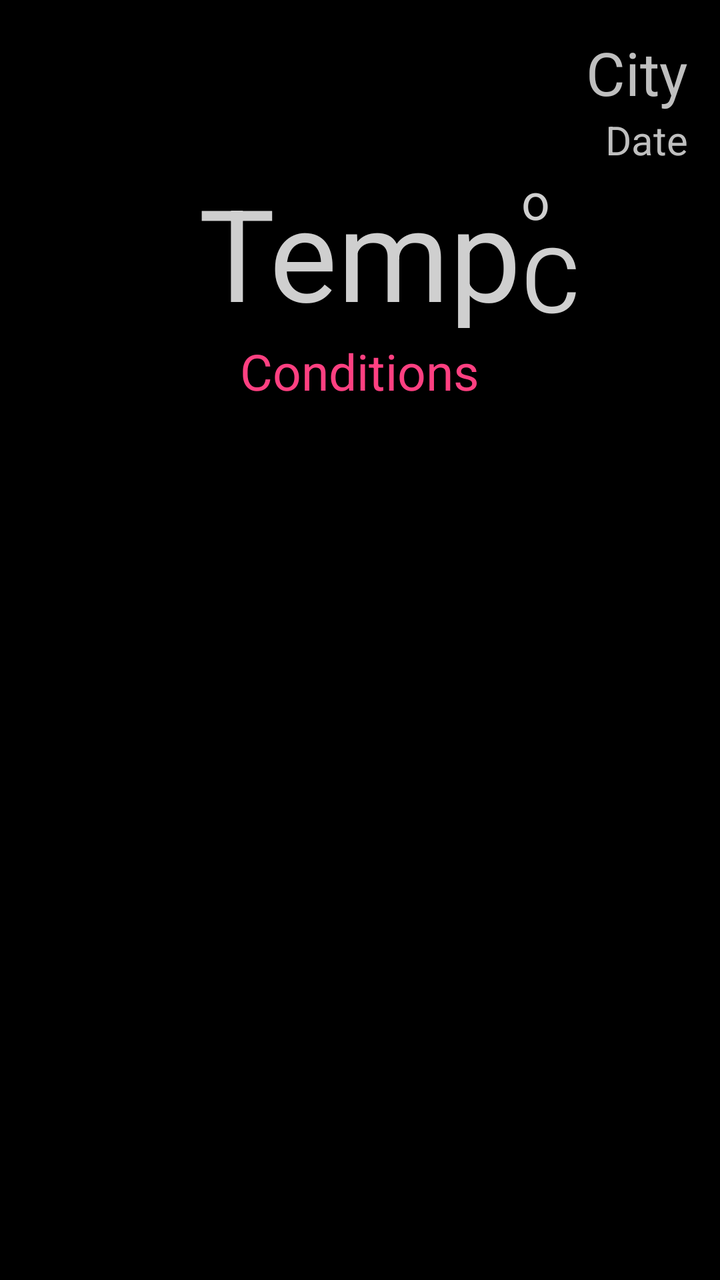
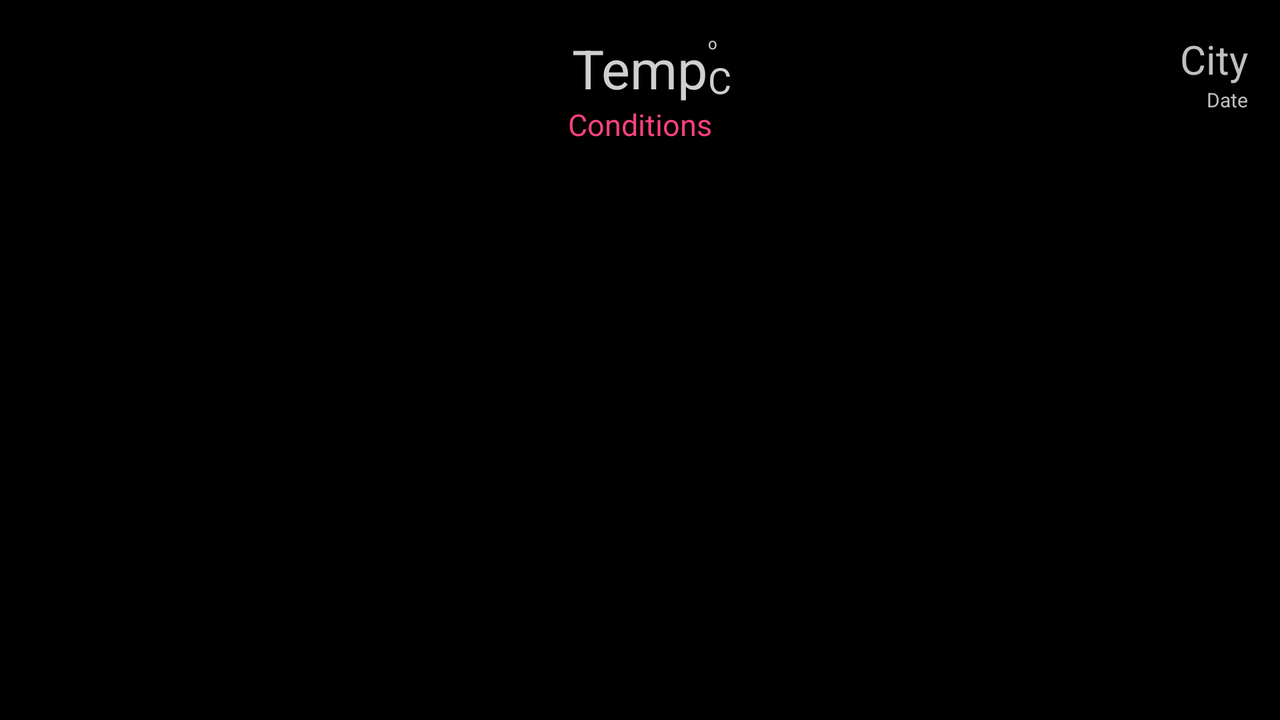

One screen, two layout resources from the same app: the default and the repository's alternative for another configuration. Each is rendered where Android would select it; the XML of both is given below.
<!-- AndroidManifest.xml: application theme AppTheme -->
<!-- res/layout/retrofit_activity.xml -->
<?xml version="1.0" encoding="utf-8"?>
<RelativeLayout xmlns:android="http://schemas.android.com/apk/res/android"
    xmlns:tools="http://schemas.android.com/tools"
    android:layout_width="match_parent"
    android:layout_height="match_parent"
    android:paddingBottom="@dimen/activity_vertical_margin"
    android:paddingLeft="@dimen/activity_horizontal_margin"
    android:paddingRight="@dimen/activity_horizontal_margin"
    android:paddingTop="@dimen/activity_vertical_margin"
    android:background="#000000">

    <TextView
        android:layout_width="wrap_content"
        android:layout_height="wrap_content"
        android:text="City"
        android:id="@+id/city"
        android:textColor="#bfbfbf"
        android:textSize="30sp"
        android:layout_alignParentTop="true"
        android:layout_alignParentRight="true"
        android:layout_alignParentEnd="true" />

    <TextView
        android:layout_width="wrap_content"
        android:layout_height="wrap_content"
        android:text="Date"
        android:id="@+id/date"
        android:textColor="#bfbfbf"
        android:textSize="20sp"
        android:layout_below="@+id/city"
        android:layout_alignRight="@+id/city"
        android:layout_alignEnd="@+id/city" />
    <ImageView
        android:layout_width="wrap_content"
        android:layout_height="wrap_content"
        android:id="@+id/weatherIconImageView"
        android:layout_below="@+id/date"
        android:layout_centerHorizontal="true" />

    <TextView
        android:layout_width="wrap_content"
        android:layout_height="wrap_content"
        android:textAppearance="?android:attr/textAppearanceLarge"
        android:text="Temp"
        android:id="@+id/temperature"
        android:layout_below="@id/weatherIconImageView"
        android:layout_centerHorizontal="true"
        android:textColor="#cfcfcf"
        android:textSize="64sp" />

    <TextView
        android:layout_width="wrap_content"
        android:layout_height="wrap_content"
        android:text="Conditions"
        android:id="@+id/conditions"
        android:layout_below="@+id/temperature"
        android:layout_centerHorizontal="true"
        android:textSize="25sp"
        android:textColor="#FF4081" />

    <TextView
        android:layout_width="wrap_content"
        android:layout_height="wrap_content"
        android:textAppearance="?android:attr/textAppearanceMedium"
        android:text="C"
        android:id="@+id/units"
        android:textColor="#cfcfcf"
        android:textSize="45sp"
        android:layout_alignBottom="@+id/temperature"
        android:layout_toRightOf="@+id/temperature"
        android:layout_toEndOf="@+id/temperature" />

    <TextView
        android:layout_width="wrap_content"
        android:layout_height="wrap_content"
        android:text="o"
        android:id="@+id/degree"
        android:layout_alignTop="@+id/temperature"
        android:layout_alignLeft="@+id/units"
        android:layout_alignStart="@+id/units"
        android:textColor="#cfcfcf"
        android:textSize="25sp" />

    <GridView
        android:id="@+id/retrofit_grid"
        android:layout_width="match_parent"
        android:layout_height="wrap_content"
        android:layout_marginTop="@dimen/activity_vertical_margin"
        android:layout_below="@+id/conditions">
    </GridView>
</RelativeLayout>
<!-- resources referenced by this layout -->
<resources>
  <dimen name="activity_horizontal_margin">16dp</dimen>
  <dimen name="activity_vertical_margin">16dp</dimen>
  <style name="AppTheme" parent="Theme.AppCompat.Light.DarkActionBar">
          
          <item name="colorPrimary">@color/colorPrimary</item>
          <item name="colorPrimaryDark">@color/colorPrimaryDark</item>
          <item name="colorAccent">@color/colorAccent</item>
      </style>
</resources>
<!-- res/layout-land/retrofit_activity.xml (the repository's variant of the layout above) -->
<!-- drawn on the phone turned sideways -->
<?xml version="1.0" encoding="utf-8"?>
<RelativeLayout xmlns:android="http://schemas.android.com/apk/res/android"
    xmlns:tools="http://schemas.android.com/tools"
    android:layout_width="match_parent"
    android:layout_height="match_parent"
    android:paddingBottom="@dimen/activity_vertical_margin"
    android:paddingLeft="@dimen/activity_horizontal_margin"
    android:paddingRight="@dimen/activity_horizontal_margin"
    android:paddingTop="@dimen/activity_vertical_margin"
    android:background="#000000">

    <TextView
        android:layout_width="wrap_content"
        android:layout_height="wrap_content"
        android:text="City"
        android:id="@+id/city"
        android:textColor="#bfbfbf"
        android:textSize="20sp"
        android:layout_alignParentTop="true"
        android:layout_alignParentRight="true"
        android:layout_alignParentEnd="true" />

    <TextView
        android:layout_width="wrap_content"
        android:layout_height="wrap_content"
        android:text="Date"
        android:id="@+id/date"
        android:textColor="#bfbfbf"
        android:textSize="10sp"
        android:layout_below="@+id/city"
        android:layout_alignRight="@+id/city"
        android:layout_alignEnd="@+id/city" />
    <ImageView
        android:layout_width="wrap_content"
        android:layout_height="wrap_content"
        android:id="@+id/weatherIconImageView"
        android:layout_alignParentTop="true"
        android:layout_centerHorizontal="true" />

    <TextView
        android:layout_width="wrap_content"
        android:layout_height="wrap_content"
        android:textAppearance="?android:attr/textAppearanceLarge"
        android:text="Temp"
        android:id="@+id/temperature"
        android:layout_below="@id/weatherIconImageView"
        android:layout_centerHorizontal="true"
        android:textColor="#cfcfcf"
        android:textSize="27sp" />

    <TextView
        android:layout_width="wrap_content"
        android:layout_height="wrap_content"
        android:text="Conditions"
        android:id="@+id/conditions"
        android:layout_below="@+id/temperature"
        android:layout_centerHorizontal="true"
        android:textSize="15sp"
        android:textColor="#FF4081" />

    <TextView
        android:layout_width="wrap_content"
        android:layout_height="wrap_content"
        android:textAppearance="?android:attr/textAppearanceMedium"
        android:text="C"
        android:id="@+id/units"
        android:textColor="#cfcfcf"
        android:textSize="18sp"
        android:layout_alignBottom="@+id/temperature"
        android:layout_toRightOf="@+id/temperature"
        android:layout_toEndOf="@+id/temperature" />

    <TextView
        android:layout_width="wrap_content"
        android:layout_height="wrap_content"
        android:text="o"
        android:id="@+id/degree"
        android:layout_alignTop="@+id/temperature"
        android:layout_alignLeft="@+id/units"
        android:layout_alignStart="@+id/units"
        android:textColor="#cfcfcf"
        android:textSize="8sp" />

    <ScrollView
        android:layout_width="wrap_content"
        android:layout_height="wrap_content"
        android:layout_below="@+id/conditions"></ScrollView>

    <GridView
        android:id="@+id/retrofit_grid"
        android:layout_width="match_parent"
        android:layout_height="wrap_content"
        android:layout_marginTop="30dp"
        android:layout_below="@+id/conditions"
        android:layout_alignParentLeft="true"
        android:layout_alignParentStart="true">
    </GridView>
</RelativeLayout>
